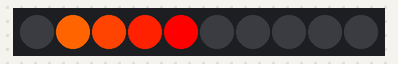
The program below on a simulated MicroPython board. Shown: 10 RGB LEDs in strip order, left to right. Library files of the repository ran but are not shown: neopixel2.py.

Above: at 0.1 s.
At 0.5 s:
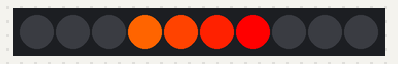
At 1.1 s:
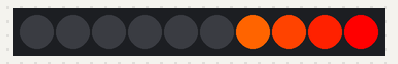
At 1.7 s:
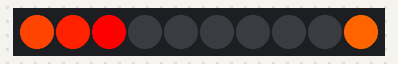
At 2.3 s:
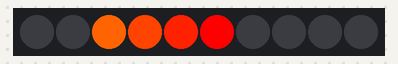

The program:

neopixel_teste2.py
```python
from time import sleep
from neopixel2 import Neopixel

numpix = 10
pixels = Neopixel(numpix, 0, 28, "GRB")

purple = (255, 0, 255)
yellow = (255, 100, 0)
orange = (255, 50, 0)
green = (0, 255, 0)
blue = (0, 0, 255)
red = (255, 0, 0)

# pixels.brightness(50)
# pixels.fill(orange)
# pixels.set_pixel_line_gradient(0, 9, green, blue)

# pixels.set_pixel_line_gradient(0, 3, red, yellow)
# pixels.set_pixel_line_gradient(4, 7, blue, green)
# pixels.set_pixel_line_gradient(8, 9, orange, purple)

pixels.set_pixel_line_gradient(0, 3, yellow, red)

# pixels.set_pixel_line(4, 5, yellow)
# pixels.set_pixel(9, (255, 255, 255))
pixels.show()

while True:

#     for i in range(numpix, 0, -1):
#         pixels.rotate_left()
#         pixels.show()
#         sleep(.2)
#
#     continue

    for i in range(0, numpix):
        pixels.rotate_right()
        pixels.show()
        sleep(.2)

while True:

    for i in range(0, numpix - 3):
        pixels.clear()
        pixels.set_pixel_line_gradient(i, i + 3, red, yellow)
        pixels.show()
        sleep(.10)
    sleep(1)

    for i in range(numpix - 3, 2, -1):
        pixels.clear()
        pixels.set_pixel_line_gradient(i - 3, i, red, yellow)
        pixels.show()
        sleep(.10)
    sleep(1)
    
```

Measured:
- by itself, everything shown: repeats every 2.0 s, in 10 steps
